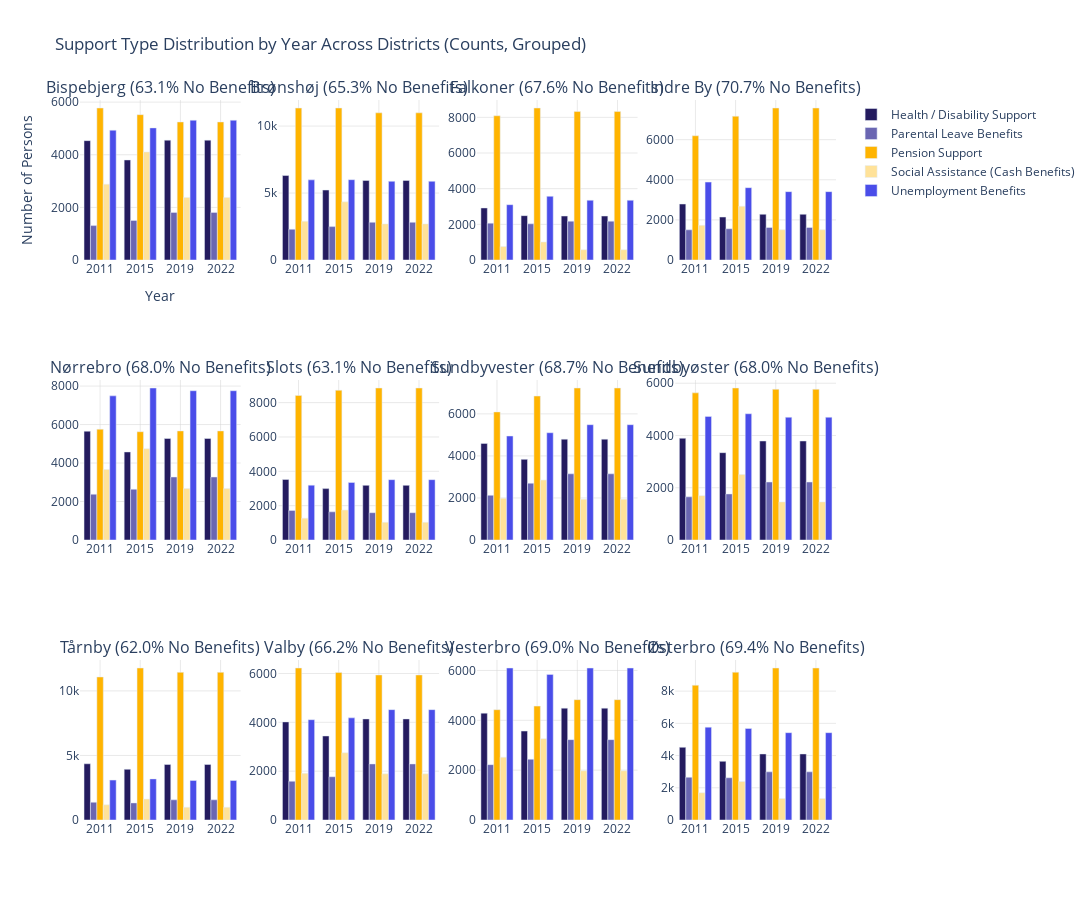

Write notebook code for a chart like this one.
### Code cell
## previous plot

import plotly.graph_objects as go
from plotly.subplots import make_subplots

# Merge district names
df_support_named = df_support_long.merge(
    constituency_split,
    left_on='KredsNr',
    right_on='ConstituencyID'
)

# Compute total persons per district & year
df_total = (
    df_support_named[df_support_named['SupportType'] == 'Total Number of Persons']
    .groupby(['Year', 'KredsNr', 'ConstituencyName'])['Count']
    .sum()
    .reset_index()
    .rename(columns={'Count': 'TotalPersons'})
)

# Compute support counts
df_support = (
    df_support_named[df_support_named['SupportType'] != 'Total Number of Persons']
    .groupby(['Year', 'KredsNr', 'ConstituencyName', 'SupportType'])['Count']
    .sum()
    .reset_index()
)

# Merge and calculate ratios (for titles only)
df_ratio = df_support.merge(
    df_total, on=['Year', 'KredsNr', 'ConstituencyName']
)
df_ratio['SupportRatio'] = df_ratio['Count'] / df_ratio['TotalPersons']

# Calculate 'No Received Benefits' percentage for titles
df_no_benefits = df_ratio[df_ratio['SupportType'] == 'No Received Benefits']
no_benefits_avg = df_no_benefits.groupby('ConstituencyName')['SupportRatio'].mean().round(3)

# Filter out 'No Received Benefits' from plot data
df_plot = df_support[df_support['SupportType'] != 'No Received Benefits']

# Support type colors
support_types = df_plot['SupportType'].unique()
color_map = dict(zip(support_types, expanded_colors[:len(support_types)]))

# Setup subplots
titles = [
    f"{district} ({no_benefits_avg[district]*100:.1f}% No Benefits)"
    for district in sorted(df_plot['ConstituencyName'].unique())
]

fig = make_subplots(
    rows=3, cols=4,
    subplot_titles=titles
    # Remove shared_yaxes=True for independent scaling
)

# Plot each district
for idx, district in enumerate(sorted(df_plot['ConstituencyName'].unique())):
    row = idx // 4 + 1
    col = idx % 4 + 1
    df_district = df_plot[df_plot['ConstituencyName'] == district]
    
    for support_type in support_types:
        df_subset = df_district[df_district['SupportType'] == support_type].sort_values('Year')
        
        fig.add_trace(
            go.Bar(
                x=df_subset['Year'],
                y=df_subset['Count'],  # Use counts, not ratios
                name=support_type,
                marker_color=color_map[support_type],
                showlegend=(idx == 0)  # Show legend only once
            ),
            row=row, col=col
        )

# Layout tweaks
fig.update_layout(
    barmode='group',  
    height=900,
    width=1400,
    title_text='Support Type Distribution by Year Across Districts (Counts, Grouped)',
    yaxis_title='Number of Persons',
    xaxis_title='Year',
    plot_bgcolor='rgba(0,0,0,0)',
)

# Grid styling
fig.update_xaxes(showgrid=True, gridcolor='lightgrey', gridwidth=0.5)
fig.update_yaxes(showgrid=True, gridcolor='lightgrey', gridwidth=0.5)

fig.show()

### Figure 1 — Plotly figure (JSON) as saved in the notebook; plotly's stock layout.template omitted (floating-point values rounded to 4 significant figures)
{"data": [{"marker": {"color": "#241B5F"}, "name": "Health / Disability Support", "showlegend": true, "type": "bar", "x": ["2011", "2015", "2019", "2022"], "xaxis": "x", "y": [4537.0, 3802.0, 4556.0, 4556.0], "yaxis": "y"}, {"marker": {"color": "#6A66B2"}, "name": "Parental Leave Benefits", "showlegend": true, "type": "bar", "x": ["2011", "2015", "2019", "2022"], "xaxis": "x", "y": [1308.0, 1504.0, 1810.0, 1810.0], "yaxis": "y"}, {"marker": {"color": "#FFB400"}, "name": "Pension Support", "showlegend": true, "type": "bar", "x": ["2011", "2015", "2019", "2022"], "xaxis": "x", "y": [5777.0, 5524.0, 5246.0, 5246.0], "yaxis": "y"}, {"marker": {"color": "#FFE299"}, "name": "Social Assistance (Cash Benefits)", "showlegend": true, "type": "bar", "x": ["2011", "2015", "2019", "2022"], "xaxis": "x", "y": [2882.0, 4105.0, 2379.0, 2379.0], "yaxis": "y"}, {"marker": {"color": "#4A4DE9"}, "name": "Unemployment Benefits", "showlegend": true, "type": "bar", "x": ["2011", "2015", "2019", "2022"], "xaxis": "x", "y": [4933.0, 5021.0, 5312.0, 5312.0], "yaxis": "y"}, {"marker": {"color": "#241B5F"}, "name": "Health / Disability Support", "showlegend": false, "type": "bar", "x": ["2011", "2015", "2019", "2022"], "xaxis": "x2", "y": [6308.0, 5223.0, 5939.0, 5939.0], "yaxis": "y2"}, {"marker": {"color": "#6A66B2"}, "name": "Parental Leave Benefits", "showlegend": false, "type": "bar", "x": ["2011", "2015", "2019", "2022"], "xaxis": "x2", "y": [2297.0, 2493.0, 2815.0, 2815.0], "yaxis": "y2"}, {"marker": {"color": "#FFB400"}, "name": "Pension Support", "showlegend": false, "type": "bar", "x": ["2011", "2015", "2019", "2022"], "xaxis": "x2", "y": [11350.0, 11350.0, 10990.0, 10990.0], "yaxis": "y2"}, {"marker": {"color": "#FFE299"}, "name": "Social Assistance (Cash Benefits)", "showlegend": false, "type": "bar", "x": ["2011", "2015", "2019", "2022"], "xaxis": "x2", "y": [2890.0, 4343.0, 2697.0, 2697.0], "yaxis": "y2"}, {"marker": {"color": "#4A4DE9"}, "name": "Unemployment Benefits", "showlegend": false, "type": "bar", "x": ["2011", "2015", "2019", "2022"], "xaxis": "x2", "y": [5985.0, 5997.0, 5874.0, 5874.0], "yaxis": "y2"}, {"marker": {"color": "#241B5F"}, "name": "Health / Disability Support", "showlegend": false, "type": "bar", "x": ["2011", "2015", "2019", "2022"], "xaxis": "x3", "y": [2918.0, 2487.0, 2465.0, 2465.0], "yaxis": "y3"}, {"marker": {"color": "#6A66B2"}, "name": "Parental Leave Benefits", "showlegend": false, "type": "bar", "x": ["2011", "2015", "2019", "2022"], "xaxis": "x3", "y": [2067.0, 2029.0, 2178.0, 2178.0], "yaxis": "y3"}, {"marker": {"color": "#FFB400"}, "name": "Pension Support", "showlegend": false, "type": "bar", "x": ["2011", "2015", "2019", "2022"], "xaxis": "x3", "y": [8088.0, 8523.0, 8325.0, 8325.0], "yaxis": "y3"}, {"marker": {"color": "#FFE299"}, "name": "Social Assistance (Cash Benefits)", "showlegend": false, "type": "bar", "x": ["2011", "2015", "2019", "2022"], "xaxis": "x3", "y": [756.0, 1011.0, 576.0, 576.0], "yaxis": "y3"}, {"marker": {"color": "#4A4DE9"}, "name": "Unemployment Benefits", "showlegend": false, "type": "bar", "x": ["2011", "2015", "2019", "2022"], "xaxis": "x3", "y": [3102.0, 3570.0, 3349.0, 3349.0], "yaxis": "y3"}, {"marker": {"color": "#241B5F"}, "name": "Health / Disability Support", "showlegend": false, "type": "bar", "x": ["2011", "2015", "2019", "2022"], "xaxis": "x4", "y": [2791.0, 2141.0, 2279.0, 2279.0], "yaxis": "y4"}, {"marker": {"color": "#6A66B2"}, "name": "Parental Leave Benefits", "showlegend": false, "type": "bar", "x": ["2011", "2015", "2019", "2022"], "xaxis": "x4", "y": [1505.0, 1560.0, 1620.0, 1620.0], "yaxis": "y4"}, {"marker": {"color": "#FFB400"}, "name": "Pension Support", "showlegend": false, "type": "bar", "x": ["2011", "2015", "2019", "2022"], "xaxis": "x4", "y": [6195.0, 7170.0, 7579.0, 7579.0], "yaxis": "y4"}, {"marker": {"color": "#FFE299"}, "name": "Social Assistance (Cash Benefits)", "showlegend": false, "type": "bar", "x": ["2011", "2015", "2019", "2022"], "xaxis": "x4", "y": [1727.0, 2680.0, 1511.0, 1511.0], "yaxis": "y4"}, {"marker": {"color": "#4A4DE9"}, "name": "Unemployment Benefits", "showlegend": false, "type": "bar", "x": ["2011", "2015", "2019", "2022"], "xaxis": "x4", "y": [3885.0, 3607.0, 3409.0, 3409.0], "yaxis": "y4"}, {"marker": {"color": "#241B5F"}, "name": "Health / Disability Support", "showlegend": false, "type": "bar", "x": ["2011", "2015", "2019", "2022"], "xaxis": "x5", "y": [5655.0, 4577.0, 5276.0, 5276.0], "yaxis": "y5"}, {"marker": {"color": "#6A66B2"}, "name": "Parental Leave Benefits", "showlegend": false, "type": "bar", "x": ["2011", "2015", "2019", "2022"], "xaxis": "x5", "y": [2378.0, 2638.0, 3274.0, 3274.0], "yaxis": "y5"}, {"marker": {"color": "#FFB400"}, "name": "Pension Support", "showlegend": false, "type": "bar", "x": ["2011", "2015", "2019", "2022"], "xaxis": "x5", "y": [5756.0, 5627.0, 5669.0, 5669.0], "yaxis": "y5"}, {"marker": {"color": "#FFE299"}, "name": "Social Assistance (Cash Benefits)", "showlegend": false, "type": "bar", "x": ["2011", "2015", "2019", "2022"], "xaxis": "x5", "y": [3665.0, 4746.0, 2675.0, 2675.0], "yaxis": "y5"}, {"marker": {"color": "#4A4DE9"}, "name": "Unemployment Benefits", "showlegend": false, "type": "bar", "x": ["2011", "2015", "2019", "2022"], "xaxis": "x5", "y": [7491.0, 7900.0, 7758.0, 7758.0], "yaxis": "y5"}, {"marker": {"color": "#241B5F"}, "name": "Health / Disability Support", "showlegend": false, "type": "bar", "x": ["2011", "2015", "2019", "2022"], "xaxis": "x6", "y": [3527.0, 2992.0, 3182.0, 3182.0], "yaxis": "y6"}, {"marker": {"color": "#6A66B2"}, "name": "Parental Leave Benefits", "showlegend": false, "type": "bar", "x": ["2011", "2015", "2019", "2022"], "xaxis": "x6", "y": [1722.0, 1640.0, 1590.0, 1590.0], "yaxis": "y6"}, {"marker": {"color": "#FFB400"}, "name": "Pension Support", "showlegend": false, "type": "bar", "x": ["2011", "2015", "2019", "2022"], "xaxis": "x6", "y": [8419.0, 8719.0, 8852.0, 8852.0], "yaxis": "y6"}, {"marker": {"color": "#FFE299"}, "name": "Social Assistance (Cash Benefits)", "showlegend": false, "type": "bar", "x": ["2011", "2015", "2019", "2022"], "xaxis": "x6", "y": [1272.0, 1745.0, 1031.0, 1031.0], "yaxis": "y6"}, {"marker": {"color": "#4A4DE9"}, "name": "Unemployment Benefits", "showlegend": false, "type": "bar", "x": ["2011", "2015", "2019", "2022"], "xaxis": "x6", "y": [3194.0, 3349.0, 3514.0, 3514.0], "yaxis": "y6"}, {"marker": {"color": "#241B5F"}, "name": "Health / Disability Support", "showlegend": false, "type": "bar", "x": ["2011", "2015", "2019", "2022"], "xaxis": "x7", "y": [4595.0, 3835.0, 4797.0, 4797.0], "yaxis": "y7"}, {"marker": {"color": "#6A66B2"}, "name": "Parental Leave Benefits", "showlegend": false, "type": "bar", "x": ["2011", "2015", "2019", "2022"], "xaxis": "x7", "y": [2126.0, 2701.0, 3148.0, 3148.0], "yaxis": "y7"}, {"marker": {"color": "#FFB400"}, "name": "Pension Support", "showlegend": false, "type": "bar", "x": ["2011", "2015", "2019", "2022"], "xaxis": "x7", "y": [6092.0, 6847.0, 7230.0, 7230.0], "yaxis": "y7"}, {"marker": {"color": "#FFE299"}, "name": "Social Assistance (Cash Benefits)", "showlegend": false, "type": "bar", "x": ["2011", "2015", "2019", "2022"], "xaxis": "x7", "y": [1985.0, 2852.0, 1944.0, 1944.0], "yaxis": "y7"}, {"marker": {"color": "#4A4DE9"}, "name": "Unemployment Benefits", "showlegend": false, "type": "bar", "x": ["2011", "2015", "2019", "2022"], "xaxis": "x7", "y": [4947.0, 5103.0, 5485.0, 5485.0], "yaxis": "y7"}, {"marker": {"color": "#241B5F"}, "name": "Health / Disability Support", "showlegend": false, "type": "bar", "x": ["2011", "2015", "2019", "2022"], "xaxis": "x8", "y": [3895.0, 3342.0, 3789.0, 3789.0], "yaxis": "y8"}, {"marker": {"color": "#6A66B2"}, "name": "Parental Leave Benefits", "showlegend": false, "type": "bar", "x": ["2011", "2015", "2019", "2022"], "xaxis": "x8", "y": [1652.0, 1763.0, 2219.0, 2219.0], "yaxis": "y8"}, {"marker": {"color": "#FFB400"}, "name": "Pension Support", "showlegend": false, "type": "bar", "x": ["2011", "2015", "2019", "2022"], "xaxis": "x8", "y": [5631.0, 5817.0, 5768.0, 5768.0], "yaxis": "y8"}, {"marker": {"color": "#FFE299"}, "name": "Social Assistance (Cash Benefits)", "showlegend": false, "type": "bar", "x": ["2011", "2015", "2019", "2022"], "xaxis": "x8", "y": [1698.0, 2504.0, 1457.0, 1457.0], "yaxis": "y8"}, {"marker": {"color": "#4A4DE9"}, "name": "Unemployment Benefits", "showlegend": false, "type": "bar", "x": ["2011", "2015", "2019", "2022"], "xaxis": "x8", "y": [4731.0, 4831.0, 4698.0, 4698.0], "yaxis": "y8"}, {"marker": {"color": "#241B5F"}, "name": "Health / Disability Support", "showlegend": false, "type": "bar", "x": ["2011", "2015", "2019", "2022"], "xaxis": "x9", "y": [4354.0, 3927.0, 4301.0, 4301.0], "yaxis": "y9"}, {"marker": {"color": "#6A66B2"}, "name": "Parental Leave Benefits", "showlegend": false, "type": "bar", "x": ["2011", "2015", "2019", "2022"], "xaxis": "x9", "y": [1373.0, 1323.0, 1561.0, 1561.0], "yaxis": "y9"}, {"marker": {"color": "#FFB400"}, "name": "Pension Support", "showlegend": false, "type": "bar", "x": ["2011", "2015", "2019", "2022"], "xaxis": "x9", "y": [11080.0, 11770.0, 11440.0, 11440.0], "yaxis": "y9"}, {"marker": {"color": "#FFE299"}, "name": "Social Assistance (Cash Benefits)", "showlegend": false, "type": "bar", "x": ["2011", "2015", "2019", "2022"], "xaxis": "x9", "y": [1174.0, 1618.0, 984.0, 984.0], "yaxis": "y9"}, {"marker": {"color": "#4A4DE9"}, "name": "Unemployment Benefits", "showlegend": false, "type": "bar", "x": ["2011", "2015", "2019", "2022"], "xaxis": "x9", "y": [3090.0, 3183.0, 3058.0, 3058.0], "yaxis": "y9"}, {"marker": {"color": "#241B5F"}, "name": "Health / Disability Support", "showlegend": false, "type": "bar", "x": ["2011", "2015", "2019", "2022"], "xaxis": "x10", "y": [4017.0, 3441.0, 4139.0, 4139.0], "yaxis": "y10"}, {"marker": {"color": "#6A66B2"}, "name": "Parental Leave Benefits", "showlegend": false, "type": "bar", "x": ["2011", "2015", "2019", "2022"], "xaxis": "x10", "y": [1586.0, 1772.0, 2296.0, 2296.0], "yaxis": "y10"}, {"marker": {"color": "#FFB400"}, "name": "Pension Support", "showlegend": false, "type": "bar", "x": ["2011", "2015", "2019", "2022"], "xaxis": "x10", "y": [6224.0, 6044.0, 5940.0, 5940.0], "yaxis": "y10"}, {"marker": {"color": "#FFE299"}, "name": "Social Assistance (Cash Benefits)", "showlegend": false, "type": "bar", "x": ["2011", "2015", "2019", "2022"], "xaxis": "x10", "y": [1911.0, 2752.0, 1891.0, 1891.0], "yaxis": "y10"}, {"marker": {"color": "#4A4DE9"}, "name": "Unemployment Benefits", "showlegend": false, "type": "bar", "x": ["2011", "2015", "2019", "2022"], "xaxis": "x10", "y": [4107.0, 4182.0, 4519.0, 4519.0], "yaxis": "y10"}, {"marker": {"color": "#241B5F"}, "name": "Health / Disability Support", "showlegend": false, "type": "bar", "x": ["2011", "2015", "2019", "2022"], "xaxis": "x11", "y": [4287.0, 3568.0, 4488.0, 4488.0], "yaxis": "y11"}, {"marker": {"color": "#6A66B2"}, "name": "Parental Leave Benefits", "showlegend": false, "type": "bar", "x": ["2011", "2015", "2019", "2022"], "xaxis": "x11", "y": [2221.0, 2436.0, 3224.0, 3224.0], "yaxis": "y11"}, {"marker": {"color": "#FFB400"}, "name": "Pension Support", "showlegend": false, "type": "bar", "x": ["2011", "2015", "2019", "2022"], "xaxis": "x11", "y": [4425.0, 4569.0, 4828.0, 4828.0], "yaxis": "y11"}, {"marker": {"color": "#FFE299"}, "name": "Social Assistance (Cash Benefits)", "showlegend": false, "type": "bar", "x": ["2011", "2015", "2019", "2022"], "xaxis": "x11", "y": [2520.0, 3263.0, 1975.0, 1975.0], "yaxis": "y11"}, {"marker": {"color": "#4A4DE9"}, "name": "Unemployment Benefits", "showlegend": false, "type": "bar", "x": ["2011", "2015", "2019", "2022"], "xaxis": "x11", "y": [6098.0, 5842.0, 6097.0, 6097.0], "yaxis": "y11"}, {"marker": {"color": "#241B5F"}, "name": "Health / Disability Support", "showlegend": false, "type": "bar", "x": ["2011", "2015", "2019", "2022"], "xaxis": "x12", "y": [4512.0, 3641.0, 4099.0, 4099.0], "yaxis": "y12"}, {"marker": {"color": "#6A66B2"}, "name": "Parental Leave Benefits", "showlegend": false, "type": "bar", "x": ["2011", "2015", "2019", "2022"], "xaxis": "x12", "y": [2652.0, 2622.0, 2990.0, 2990.0], "yaxis": "y12"}, {"marker": {"color": "#FFB400"}, "name": "Pension Support", "showlegend": false, "type": "bar", "x": ["2011", "2015", "2019", "2022"], "xaxis": "x12", "y": [8367.0, 9175.0, 9435.0, 9435.0], "yaxis": "y12"}, {"marker": {"color": "#FFE299"}, "name": "Social Assistance (Cash Benefits)", "showlegend": false, "type": "bar", "x": ["2011", "2015", "2019", "2022"], "xaxis": "x12", "y": [1691.0, 2389.0, 1337.0, 1337.0], "yaxis": "y12"}, {"marker": {"color": "#4A4DE9"}, "name": "Unemployment Benefits", "showlegend": false, "type": "bar", "x": ["2011", "2015", "2019", "2022"], "xaxis": "x12", "y": [5763.0, 5680.0, 5421.0, 5421.0], "yaxis": "y12"}], "layout": {"annotations": [{"font": {"size": 16}, "showarrow": false, "text": "Bispebjerg (63.1% No Benefits)", "x": 0.1062, "xanchor": "center", "xref": "paper", "y": 1, "yanchor": "bottom", "yref": "paper"}, {"font": {"size": 16}, "showarrow": false, "text": "Brønshøj (65.3% No Benefits)", "x": 0.3688, "xanchor": "center", "xref": "paper", "y": 1, "yanchor": "bottom", "yref": "paper"}, {"font": {"size": 16}, "showarrow": false, "text": "Falkoner (67.6% No Benefits)", "x": 0.6313, "xanchor": "center", "xref": "paper", "y": 1, "yanchor": "bottom", "yref": "paper"}, {"font": {"size": 16}, "showarrow": false, "text": "Indre By (70.7% No Benefits)", "x": 0.8938, "xanchor": "center", "xref": "paper", "y": 1, "yanchor": "bottom", "yref": "paper"}, {"font": {"size": 16}, "showarrow": false, "text": "Nørrebro (68.0% No Benefits)", "x": 0.1062, "xanchor": "center", "xref": "paper", "y": 0.6111, "yanchor": "bottom", "yref": "paper"}, {"font": {"size": 16}, "showarrow": false, "text": "Slots (63.1% No Benefits)", "x": 0.3688, "xanchor": "center", "xref": "paper", "y": 0.6111, "yanchor": "bottom", "yref": "paper"}, {"font": {"size": 16}, "showarrow": false, "text": "Sundbyvester (68.7% No Benefits)", "x": 0.6313, "xanchor": "center", "xref": "paper", "y": 0.6111, "yanchor": "bottom", "yref": "paper"}, {"font": {"size": 16}, "showarrow": false, "text": "Sundbyøster (68.0% No Benefits)", "x": 0.8938, "xanchor": "center", "xref": "paper", "y": 0.6111, "yanchor": "bottom", "yref": "paper"}, {"font": {"size": 16}, "showarrow": false, "text": "Tårnby (62.0% No Benefits)", "x": 0.1062, "xanchor": "center", "xref": "paper", "y": 0.2222, "yanchor": "bottom", "yref": "paper"}, {"font": {"size": 16}, "showarrow": false, "text": "Valby (66.2% No Benefits)", "x": 0.3688, "xanchor": "center", "xref": "paper", "y": 0.2222, "yanchor": "bottom", "yref": "paper"}, {"font": {"size": 16}, "showarrow": false, "text": "Vesterbro (69.0% No Benefits)", "x": 0.6313, "xanchor": "center", "xref": "paper", "y": 0.2222, "yanchor": "bottom", "yref": "paper"}, {"font": {"size": 16}, "showarrow": false, "text": "Østerbro (69.4% No Benefits)", "x": 0.8938, "xanchor": "center", "xref": "paper", "y": 0.2222, "yanchor": "bottom", "yref": "paper"}], "barmode": "group", "height": 900, "plot_bgcolor": "rgba(0,0,0,0)", "title": {"text": "Support Type Distribution by Year Across Districts (Counts, Grouped)"}, "width": 1400, "xaxis": {"anchor": "y", "domain": [0, 0.2125], "gridcolor": "lightgrey", "gridwidth": 0.5, "showgrid": true, "title": {"text": "Year"}}, "xaxis10": {"anchor": "y10", "domain": [0.2625, 0.475], "gridcolor": "lightgrey", "gridwidth": 0.5, "showgrid": true}, "xaxis11": {"anchor": "y11", "domain": [0.525, 0.7375], "gridcolor": "lightgrey", "gridwidth": 0.5, "showgrid": true}, "xaxis12": {"anchor": "y12", "domain": [0.7875, 1], "gridcolor": "lightgrey", "gridwidth": 0.5, "showgrid": true}, "xaxis2": {"anchor": "y2", "domain": [0.2625, 0.475], "gridcolor": "lightgrey", "gridwidth": 0.5, "showgrid": true}, "xaxis3": {"anchor": "y3", "domain": [0.525, 0.7375], "gridcolor": "lightgrey", "gridwidth": 0.5, "showgrid": true}, "xaxis4": {"anchor": "y4", "domain": [0.7875, 1], "gridcolor": "lightgrey", "gridwidth": 0.5, "showgrid": true}, "xaxis5": {"anchor": "y5", "domain": [0, 0.2125], "gridcolor": "lightgrey", "gridwidth": 0.5, "showgrid": true}, "xaxis6": {"anchor": "y6", "domain": [0.2625, 0.475], "gridcolor": "lightgrey", "gridwidth": 0.5, "showgrid": true}, "xaxis7": {"anchor": "y7", "domain": [0.525, 0.7375], "gridcolor": "lightgrey", "gridwidth": 0.5, "showgrid": true}, "xaxis8": {"anchor": "y8", "domain": [0.7875, 1], "gridcolor": "lightgrey", "gridwidth": 0.5, "showgrid": true}, "xaxis9": {"anchor": "y9", "domain": [0, 0.2125], "gridcolor": "lightgrey", "gridwidth": 0.5, "showgrid": true}, "yaxis": {"anchor": "x", "domain": [0.7778, 1], "gridcolor": "lightgrey", "gridwidth": 0.5, "showgrid": true, "title": {"text": "Number of Persons"}}, "yaxis10": {"anchor": "x10", "domain": [0, 0.2222], "gridcolor": "lightgrey", "gridwidth": 0.5, "showgrid": true}, "yaxis11": {"anchor": "x11", "domain": [0, 0.2222], "gridcolor": "lightgrey", "gridwidth": 0.5, "showgrid": true}, "yaxis12": {"anchor": "x12", "domain": [0, 0.2222], "gridcolor": "lightgrey", "gridwidth": 0.5, "showgrid": true}, "yaxis2": {"anchor": "x2", "domain": [0.7778, 1], "gridcolor": "lightgrey", "gridwidth": 0.5, "showgrid": true}, "yaxis3": {"anchor": "x3", "domain": [0.7778, 1], "gridcolor": "lightgrey", "gridwidth": 0.5, "showgrid": true}, "yaxis4": {"anchor": "x4", "domain": [0.7778, 1], "gridcolor": "lightgrey", "gridwidth": 0.5, "showgrid": true}, "yaxis5": {"anchor": "x5", "domain": [0.3889, 0.6111], "gridcolor": "lightgrey", "gridwidth": 0.5, "showgrid": true}, "yaxis6": {"anchor": "x6", "domain": [0.3889, 0.6111], "gridcolor": "lightgrey", "gridwidth": 0.5, "showgrid": true}, "yaxis7": {"anchor": "x7", "domain": [0.3889, 0.6111], "gridcolor": "lightgrey", "gridwidth": 0.5, "showgrid": true}, "yaxis8": {"anchor": "x8", "domain": [0.3889, 0.6111], "gridcolor": "lightgrey", "gridwidth": 0.5, "showgrid": true}, "yaxis9": {"anchor": "x9", "domain": [0, 0.2222], "gridcolor": "lightgrey", "gridwidth": 0.5, "showgrid": true}}}
